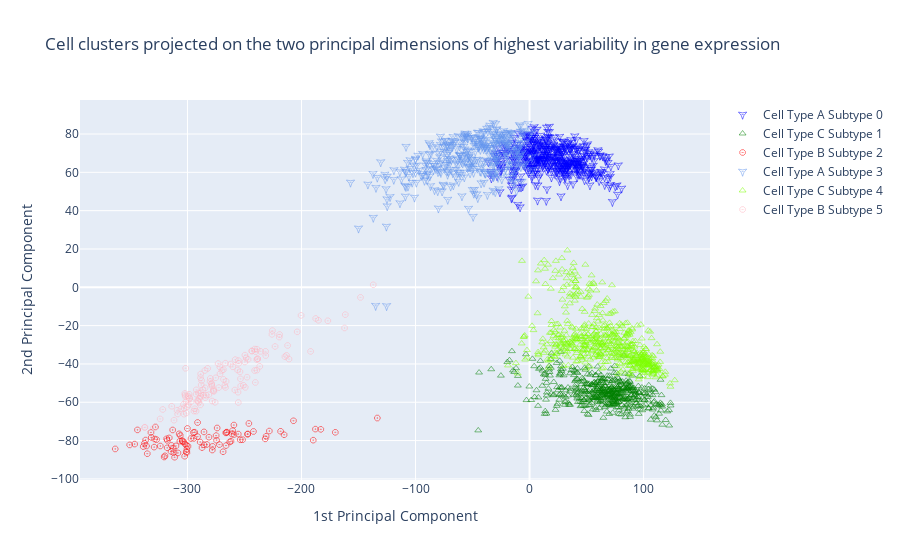

The code cell stored with this chart in its notebook:
### Code cell
fig = go.Figure()
symbol_types = [
    "star-triangle-down-open-dot",
    "octagon-open-dot",
    "triangle-up-open"

]
color_subtypes = [
    "blue",
      "green",
    "red",
    "cornflowerblue",
     "chartreuse",
      "lightpink",
    "cyan",
   
   
  

]
marker_dict = {
    "opacity":0.5
}
# for i, group in frame_multi_cluster.groupby(by=[
#     "main_cell_type",
# ]):
    # marker_dict["symbol"] = symbol_types[i[0]]
for j, sub_group in frame_multi_cluster.groupby(by=[
    "cell_sub_type"
]):
    
    marker_dict['color'] = color_subtypes[j[0]]
    if j[0] in {0, 3}:
        marker_dict['symbol'] = symbol_types[0]
        name_str = "Cell Type A"
    elif j[0] in {2, 5}:
        marker_dict['symbol'] = symbol_types[1]
        name_str = "Cell Type B"
    else:
        marker_dict['symbol'] = symbol_types[2]
        name_str = "Cell Type C"
    # print(marker_dict)
    fig.add_traces(
        go.Scatter(
            x=sub_group.pc_1,
            y=sub_group.pc_2,
            mode="markers",
            name = name_str + f" Subtype {j[0]}",
            marker=marker_dict
        )
    )
fig.update_layout(
    title_text = "Cell clusters projected on the two principal dimensions of highest variability in gene expression"
)
fig.update_xaxes(title_text="1st Principal Component")
fig.update_yaxes(title_text="2nd Principal Component")
fig.show()

### Figure 1 — Plotly figure (JSON) as saved in the notebook; plotly's stock layout.template omitted (floating-point values rounded to 4 significant figures; data arrays with more than 128 entries replaced by an {"elided": "..."} marker saying what was removed)
{"data": [{"marker": {"color": "blue", "opacity": 0.5, "symbol": "star-triangle-down-open-dot"}, "mode": "markers", "name": "Cell Type A Subtype 0", "type": "scatter", "x": {"elided": "483 float values"}, "y": {"elided": "483 float values"}}, {"marker": {"color": "green", "opacity": 0.5, "symbol": "triangle-up-open"}, "mode": "markers", "name": "Cell Type C Subtype 1", "type": "scatter", "x": {"elided": "510 float values"}, "y": {"elided": "510 float values"}}, {"marker": {"color": "red", "opacity": 0.5, "symbol": "octagon-open-dot"}, "mode": "markers", "name": "Cell Type B Subtype 2", "type": "scatter", "x": [-320.4, -317.7, -268.8, -302.4, -300.5, -272.0, -278.2, -300.9, -274.5, -274.8, -319.7, -311.9, -311.3, -314.4, -301.1, -287.2, -308.3, -285.5, -246.2, -215.2, -338.8, -328.1, -300.5, -299.5, -265.6, -253.7, -312.6, -302.2, -329.2, -296.9, -310.1, -314.1, -304.6, -259.3, -283.0, -218.3, -189.7, -304.6, -328.8, -242.1, -315.9, -313.0, -323.8, -247.3, -251.7, -231.0, -262.9, -294.7, -277.9, -261.8, -281.2, -183.1, -133.5, -266.2, -266.4, -231.8, -187.8, -285.5, -247.2, -259.2, -260.4, -343.8, -265.5, -291.1, -318.2, -294.4, -288.8, -317.8, -255.4, -306.7, -293.6, -261.1, -170.3, -207.0, -306.4, -228.2, -327.1, -335.9, -332.0, -273.9, -303.5, -307.2, -300.1, -335.2, -350.7, -337.7, -363.3, -336.7, -346.3, -331.7, -291.2], "y": [-88.58, -83.78, -85.82, -88.17, -86.21, -82.07, -84.93, -82.4, -79.8, -77.39, -87.94, -86.28, -88.7, -85.69, -85.89, -83.67, -86.44, -82.18, -71.06, -76.95, -83.13, -72.91, -84.47, -82.95, -75.76, -79.58, -84.12, -81.74, -83.41, -78.9, -82.78, -82.53, -79.98, -71.9, -82.03, -75.15, -79.79, -80.4, -79.19, -75.24, -78.6, -74.45, -82.82, -76.72, -79.56, -77.74, -80.71, -75.79, -83.04, -80.34, -78.23, -74.14, -68.23, -82.59, -75.99, -79.11, -74.02, -75.47, -76.5, -76.86, -74.81, -74.42, -75.57, -70.57, -79.03, -78.84, -80.75, -79.87, -76.61, -80.3, -75.62, -76.59, -75.69, -69.65, -77.31, -75.01, -79.49, -82.79, -75.75, -73.43, -80.64, -76.48, -73.69, -86.84, -82.24, -81.39, -84.35, -79.72, -81.82, -78.33, -77.95]}, {"marker": {"color": "cornflowerblue", "opacity": 0.5, "symbol": "star-triangle-down-open-dot"}, "mode": "markers", "name": "Cell Type A Subtype 3", "type": "scatter", "x": {"elided": "378 float values"}, "y": {"elided": "378 float values"}}, {"marker": {"color": "chartreuse", "opacity": 0.5, "symbol": "triangle-up-open"}, "mode": "markers", "name": "Cell Type C Subtype 4", "type": "scatter", "x": {"elided": "581 float values"}, "y": {"elided": "581 float values"}}, {"marker": {"color": "lightpink", "opacity": 0.5, "symbol": "octagon-open-dot"}, "mode": "markers", "name": "Cell Type B Subtype 5", "type": "scatter", "x": [-176.9, -192.0, -161.6, -214.5, -212.2, -239.2, -185.1, -162.2, -249.6, -225.5, -278.8, -203.7, -219.5, -187.5, -225.8, -271.6, -298.0, -246.8, -148.3, -301.6, -255.3, -200.3, -241.0, -137.1, -219.2, -240.5, -247.7, -275.2, -288.5, -266.1, -272.5, -276.8, -236.6, -241.1, -231.4, -268.4, -213.1, -273.1, -210.9, -266.7, -288.4, -235.9, -280.1, -260.1, -298.3, -256.0, -269.7, -249.7, -231.5, -239.0, -262.3, -287.6, -238.4, -292.2, -268.5, -255.1, -280.0, -258.1, -282.3, -239.1, -243.5, -223.2, -238.6, -243.6, -248.5, -240.3, -302.1, -267.2, -253.9, -296.8, -323.9, -255.6, -290.8, -288.5, -289.7, -266.7, -284.5, -284.4, -288.5, -288.6, -290.9, -308.6, -303.5, -311.8, -309.1, -305.7, -281.3, -283.6, -301.1, -278.8, -286.2, -278.6, -290.3, -300.3, -287.9, -321.6, -337.3, -313.8, -337.6, -292.3, -290.1, -302.2, -301.7, -298.5, -301.2, -255.4, -278.3, -249.3, -250.9, -302.9, -299.2, -294.3, -258.5, -284.7, -277.1, -275.7, -293.7, -271.4, -292.4, -303.0, -253.3, -253.5, -329.8, -299.3, -277.3, -286.5], "y": [-17.48, -33.47, -14.27, -36.22, -30.36, -43.24, -17.23, -21.23, -35.39, -22.6, -50.14, -23.23, -25.99, -16.27, -24.58, -41.51, -57.79, -37.61, -5.269, -42.25, -38.24, -14.66, -32.25, 1.318, -24.65, -49.67, -46.92, -47.22, -47.18, -49.09, -52.34, -54.31, -41.27, -43.44, -35.63, -48.05, -35.54, -39.79, -37.46, -39.61, -45.27, -33.44, -49.19, -41.5, -58.08, -43.18, -43.38, -38.98, -33.45, -32.34, -40.06, -48.69, -37.39, -53.5, -42.95, -39.68, -47.56, -37.76, -42.33, -37.77, -33.31, -30.89, -37.26, -33.2, -36.82, -33.61, -56.22, -51.23, -44.09, -59.69, -68.68, -54.75, -59.45, -55.12, -58.02, -52.25, -52.49, -57.6, -56.92, -61.35, -59.05, -66.13, -61.11, -69.37, -64.15, -63.44, -56.05, -56.34, -65.66, -50.81, -56.37, -51.57, -55.18, -62.32, -50.99, -63.77, -73.04, -62.08, -73.2, -55.77, -60.05, -55.38, -57.14, -55.83, -59.56, -60.12, -59.35, -52.23, -51.15, -63.18, -61.37, -64.61, -53.6, -43.43, -53.53, -60.04, -63.38, -45.15, -64.64, -66.21, -51.55, -47.78, -73.51, -56.73, -54.03, -53.46]}], "layout": {"title": {"text": "Cell clusters projected on the two principal dimensions of highest variability in gene expression"}, "xaxis": {"title": {"text": "1st Principal Component"}}, "yaxis": {"title": {"text": "2nd Principal Component"}}}}
